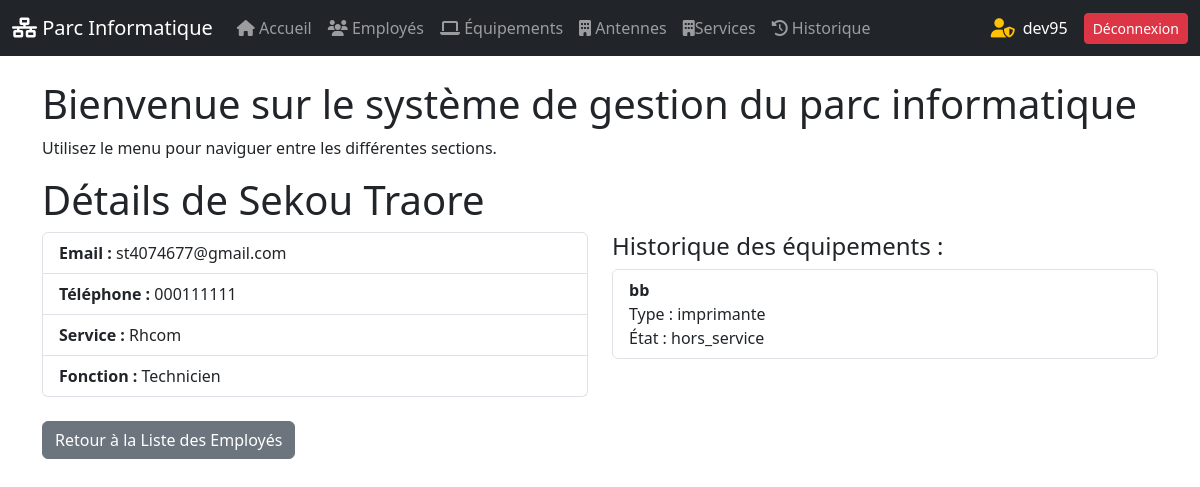
Page /employe/4/ (signed in) on the committed database.
### gestion_parc/models.py (models this page shows, shortened)
class Employe(models.Model):
    nom = models.CharField(max_length=100)
    prenom = models.CharField(max_length=100)
    email = models.EmailField(unique=True)
    fonction = models.CharField(max_length=150)
    service = models.ForeignKey(Service, on_delete=models.CASCADE)
    telephone = models.CharField(max_length=16, unique=True)

class Service(models.Model):
    nom = models.CharField(max_length=100, unique=True)
    chef = models.CharField(max_length=100, unique=True)
    description = models.TextField()
    antenne = models.ForeignKey(Antenne, on_delete=models.CASCADE)

class Equipement(models.Model):
    TYPE_CHOICES = [
        ('ordinateur', 'Ordinateur'),
        ('imprimante', 'Imprimante'),
        ('serveur', 'Serveur'),
        ('autre', 'Autre'),
    ]
    statut_choices = [
        ('actif', 'Actif'),
        ('en_reparation', 'En réparation'),
        ('hors_service', 'Hors service'),
        ('reserve', 'Réservé'),
    ]
    nom = models.CharField(max_length=100)
    marque = models.CharField(max_length=50)
    serie = models.CharField(max_length=15, unique=True)
    type = models.CharField(max_length=50, choices=TYPE_CHOICES)
    statut = models.CharField(max_length=50, choices=statut_choices, default='actif')
    utilisateur = models.ForeignKey(Employe, on_delete=models.SET_NULL, null=True, blank=True)
    service = models.ForeignKey(Service, on_delete=models.SET_NULL, null=True, blank=True)
    antenne = models.ForeignKey(Antenne, on_delete=models.CASCADE)

### gestion_parc/views.py (the view)
# urls.py: path('employe/<int:id>/', views.detail_employe, name='detail_employe'),
@login_required
def detail_employe(request, id):
    employe = get_object_or_404(Employe, pk=id)
    return render(request, 'gestion_parc/detail_employe.html', {'employe': employe})

### gestion_parc/templates/gestion_parc/detail_employe.html (shortened to what this page needs)
{% extends 'base.html' %}
{% block content %}
    <h1>Détails de {{ employe.prenom }} {{ employe.nom }}</h1>
    <div class="row">
        <div class="col-md-6">
            <ul class="list-group">
                <li class="list-group-item"><strong>Email :</strong> {{ employe.email }}</li>
                <li class="list-group-item"><strong>Téléphone :</strong> {{ employe.telephone }}</li>
                <li class="list-group-item"><strong>Service :</strong> {{ employe.service.nom }}</li>
                <li class="list-group-item"><strong>Fonction :</strong> {{ employe.fonction }}</li>
            </ul>
        </div>
        <div class="col-md-6">
            <h4>Historique des équipements :</h4>
            <ul class="list-group">
                {% for equipement in employe.equipement_set.all %}
                    <li class="list-group-item">
                        <strong>{{ equipement.nom }}</strong><br>
                        Type : {{ equipement.type }}<br>
                        État : {{ equipement.statut }}
                    </li>
                {% endfor %}
            </ul>
        </div>
    </div>
    <a href="{% url 'liste_employes' %}" class="btn btn-secondary mt-4">Retour à la Liste des Employés</a>
{% endblock %}

### templates/base.html (shortened to what this page needs)
{% load static %}
<!DOCTYPE html>
<html lang="fr">
<head>
    <link rel="stylesheet" href="{% static "css/dashbord.css" %}">
    <link rel="stylesheet" href="https://cdn.jsdelivr.net/npm/bootstrap@5.3.0/dist/css/bootstrap.min.css">
    <link rel="stylesheet" href="https://cdnjs.cloudflare.com/ajax/libs/font-awesome/6.4.0/css/all.min.css">
    <link rel="stylesheet" href="https://cdn.jsdelivr.net/npm/bootstrap@5.3.0/dist/css/bootstrap.min.css">
</head>
<body>
    <nav class="navbar navbar-expand-lg navbar-dark bg-dark">
        <div class="container-fluid">
            <a class="navbar-brand" href="{% url "home" %}">
                <i class="fas fa-network-wired"></i> Parc Informatique
            </a>
            <div class="collapse navbar-collapse" id="navbarNav">
                <ul class="navbar-nav me-auto">
                    {% if user.is_authenticated %}
                    <li class="nav-item">
                        <a class="nav-link" href="{% url "home" %}"><i class="fas fa-home"></i> Accueil</a>
                    </li>
                    <li class="nav-item">
                        <a class="nav-link" href="{% url "liste_employes" %}"><i class="fas fa-users"></i> Employés</a>
                    </li>
                    <li class="nav-item">
                        <a class="nav-link" href="{% url "liste_equipements" %}"><i class="fas fa-laptop"></i> Équipements</a>
                    </li>
                    <li class="nav-item">
                        <a class="nav-link" href="{% url "liste_antennes" %}"><i class="fas fa-building"></i> Antennes</a>
                    </li>
                    <li class="nav-item">
                        <a class="nav-link" href="{% url "liste_services" %}"><i class="fas fa-building"></i>Services</a>
                    </li>
                    <li class="nav-item">
                        <a class="nav-link" href="{% url "historique_list" %}"><i class="fas fa-history"></i> Historique</a>
                    </li>
                </ul>
                <div class="d-flex align-items-center">
                    {% if user.is_superuser %}
                        <i class="fa-solid fa-user-shield text-warning me-2" title="Administrateur connecté"></i>
                    {% else %}
                        <i class="fa-solid fa-user text-success me-2" title="Utilisateur connecté"></i>
                    {% endif %}
                        <span class="me-3">{{ user.username }}</span>
                        <a href="{% url 'deconnexion' %}" class="btn btn-danger btn-sm">Déconnexion</a>
                </div>
                {% else %}
                    <a href="{% url 'connexion' %}" class="btn btn-primary">Connexion</a>
                {% endif %}
            </div>
        </div>
    </nav>
    <div class="container mt-4">
        <h1>Bienvenue sur le système de gestion du parc informatique</h1>
        <p>Utilisez le menu pour naviguer entre les différentes sections.</p>
        {% block content %}{% endblock  %}
    </div>
</body>
</html>

### templates/base.html (style rules this page uses)
.fa-user-shield { font-size: 1.2rem; color: gold; }
span { color: #fff; }

### rows in the picture
Employe: prenom "Sekou", nom "Traore", email "st4074677@gmail.com", telephone "000111111", service.nom "Rhcom", fonction "Technicien"
Equipement: nom "bb", type "imprimante", statut "hors_service"

### other values in the picture
{{ user.username }} "dev95"
